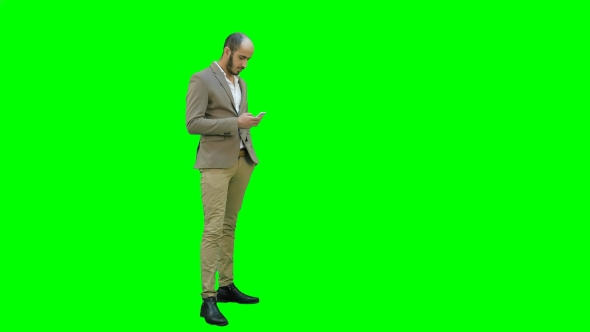
%> input picture Tareas/Tarea3/Parte1/fondo_verde.jpg, 590 x 332 px
$ octave --eval "result = getBorder(imread('fondo_verde.jpg'));"   (GNU Octave 9; MATLAB toolbox functions it lacks are replaced by stand-ins)
%> lines starting %> are read from the running program, lines starting %| are printed output that depends on the picture; in (x1, y1, x2, y2) boxes, pixels count from 0 and x2, y2 are one past the last pixel; in counts of white or black regions, pixels touching at a corner belong together; the program's own positions count from 1
### Tareas/Tarea3/Parte1/fast_digital_image_inpainting.m

function Y = fast_digital_image_inpainting(X, H, iters=10)#x la im醙en #H la mascara

  a = 0.073235;
  b = 0.176765;
  c = 0.125;

  % Defining the first diffusion kernel
  k1 = [ a b a ;
         b 0 b ;
         a b a ];


  % Converting the image to double
  X = im2double(X);

  % Converting the mask into binary (in case it is not)
  H = im2bin(H);

  for i = 1:iters
    % Convolution between the image and the kernel
    C = conv2(X, k1, shape="same");
    % Clearing non-mask pixels information in convolution result
    C(H(:,:) == 0) = 0;
    % Clearing mask pixels information in the original image
    X(H(:,:) == 1) = 0;
    % Adding the convolution information to the original image
    X += C;
  end

  Y = X;

endfunction

### Tareas/Tarea3/Parte1/im2bin.m
function Y = im2bin(X)

  % Creating the binary matrix
  Y = zeros(size(X));

  % Setting to active (1) white pixels
  Y(X >= 50) = 1;

  return

endfunction

### Tareas/Tarea3/Parte1/getBorder.m
function [border,image] = getBorder(A)
  [m,n,dim] = size(A);
%> m = 332; n = 590; dim = 3
  border = zeros(m,n);
  border(and(A(:,:,1) < 120, and(A(:,:,2) > 120, A(:,:,3) < 120))) = 1;
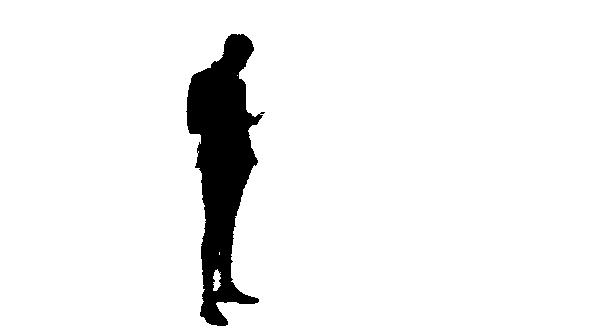
%> border: size 332x590 double; values 0 (black) and 1 (white), 94% white; 1 black region, box (x1, y1, x2, y2) and area: (186, 34, 265, 326) 11764
  image = zeros(m,n,dim);
  image(:,:,1) = fast_digital_image_inpainting(A(:,:,1), border, 100);
%> in fast_digital_image_inpainting, `X = im2double(X);`:
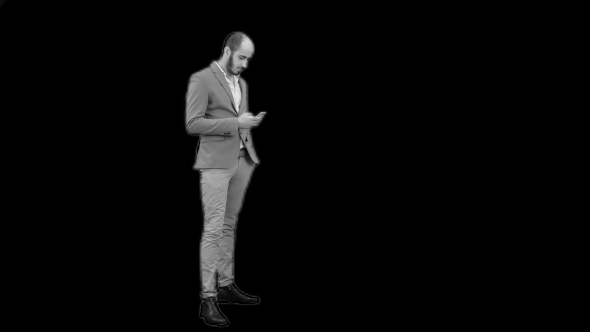
%> X: size 332x590 double; min 0, max 0.922, mean 0.0301
%> in im2bin, `Y(X >= 50) = 1;`: Y: size 332x590 double; every value is 0
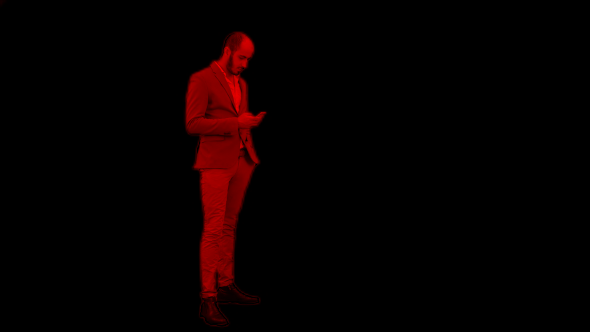
%> image: size 332x590x3 double; mean R, G, B 0.0301, 0, 0
  image(:,:,2) = fast_digital_image_inpainting(A(:,:,2), border, 100);
%> call 2 of fast_digital_image_inpainting, with iters = 100
%> in fast_digital_image_inpainting (call 2), `X = im2double(X);`:
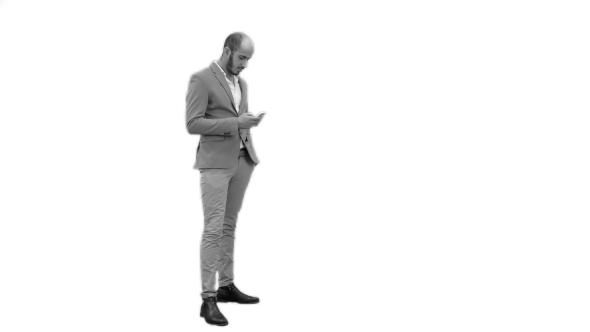
%> X: size 332x590 double; min 0.0196, max 1, mean 0.965
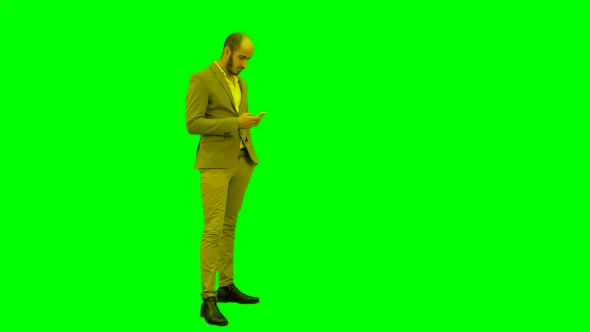
%> image: size 332x590x3 double; mean R, G, B 0.0301, 0.965, 0
  image(:,:,3) = fast_digital_image_inpainting(A(:,:,3), border, 100);
%> call 3 of fast_digital_image_inpainting, with iters = 100
%> in fast_digital_image_inpainting (call 3), `X = im2double(X);`:
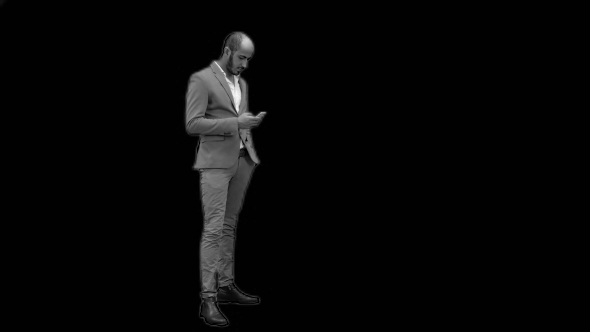
%> X: size 332x590 double; min 0, max 0.965, mean 0.0264

endfunction
